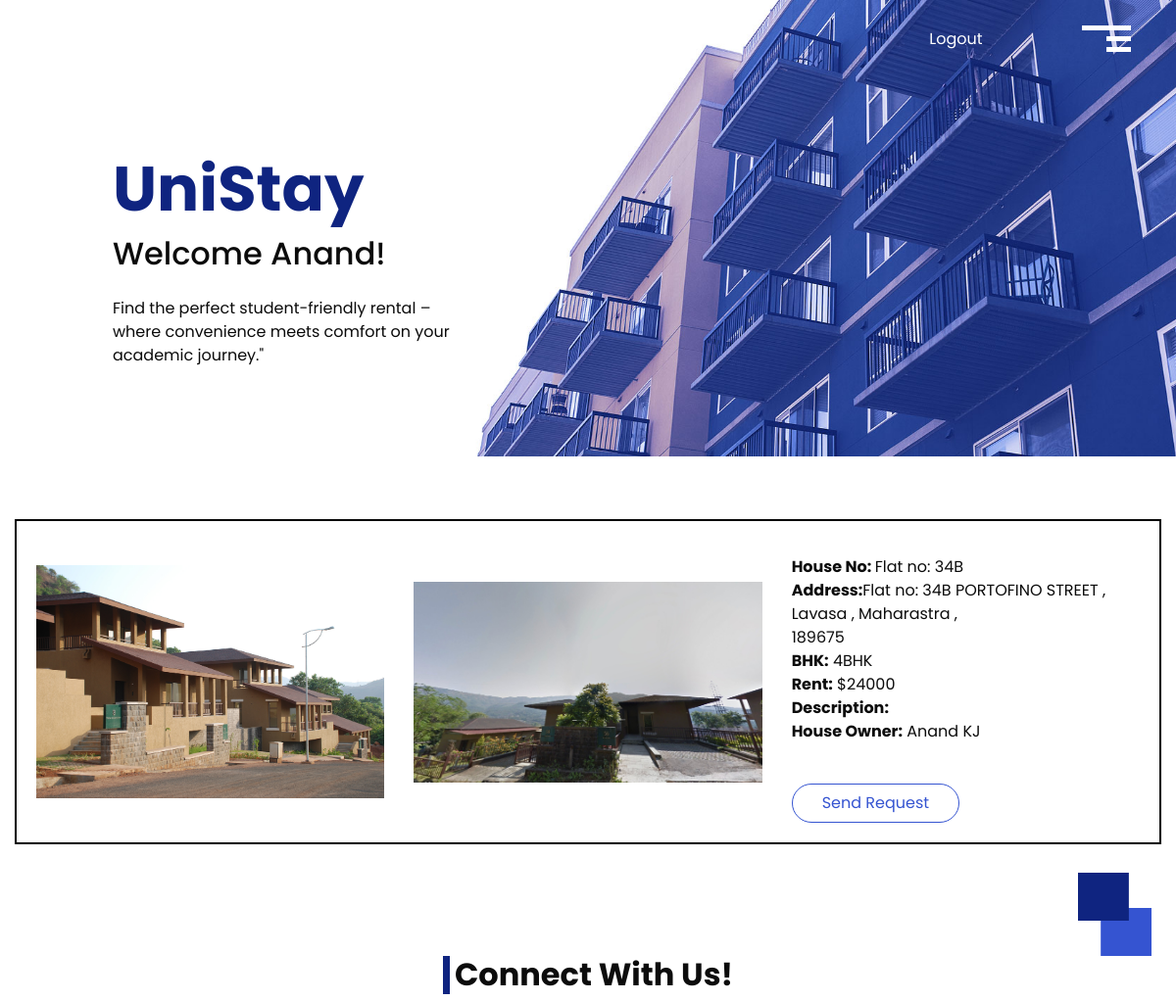
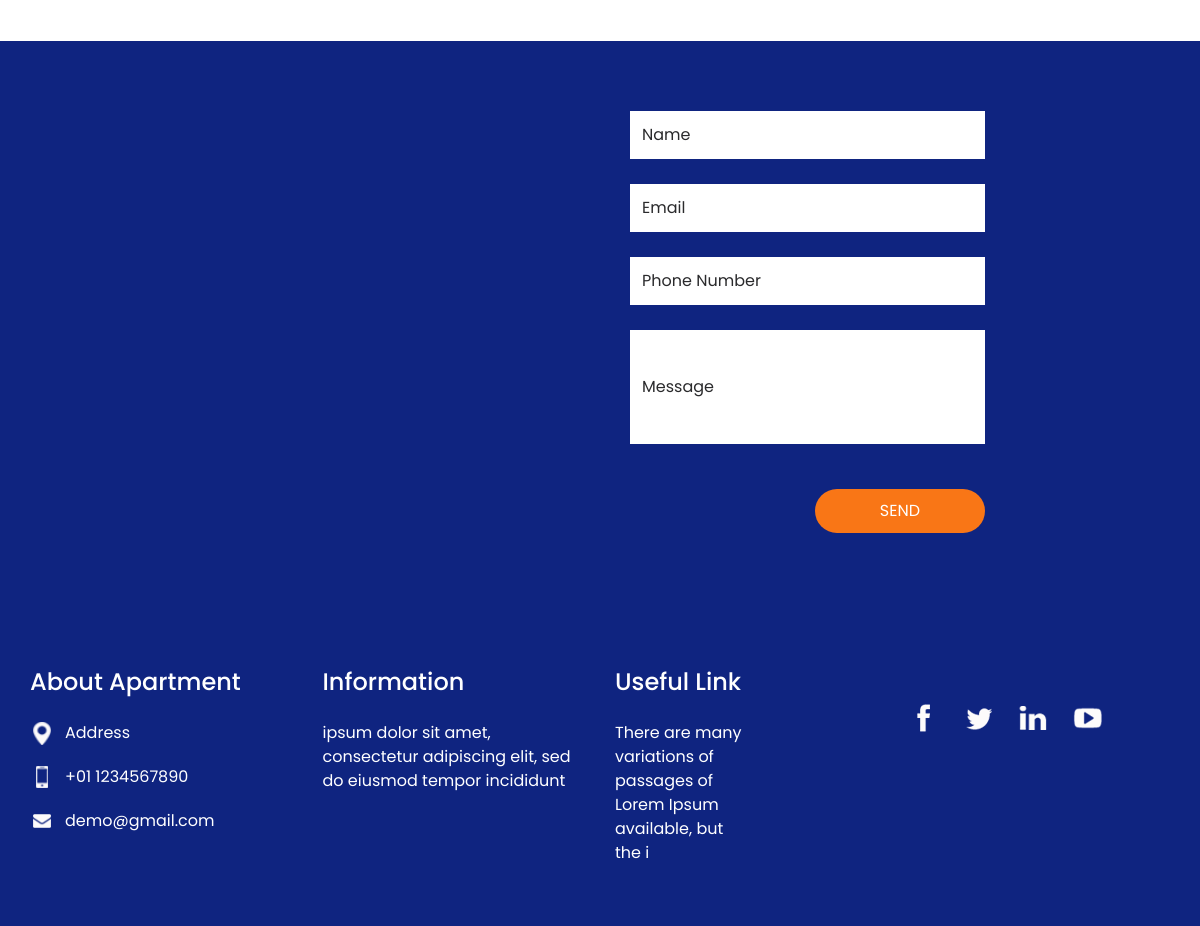
The page /redirect_page/2/3 (signed in) on the database its author committed (2 pictures, top to bottom).
### cadmin/models.py (models this page shows)
class House(models.Model):
    hs_owner = models.ForeignKey(User, on_delete=models.CASCADE, default=1)
    street = models.ForeignKey(Streets, on_delete=models.CASCADE)
    current_user = models.ForeignKey(User, on_delete=models.CASCADE, null=True, blank=True, related_name="current_user")
    hs_number = models.CharField(max_length=50, default="Not specified")
    hs_city = models.CharField(max_length=50, default="Lavasa")
    hs_state = models.CharField(max_length=50, default="Maharastra")
    hs_country = models.CharField(max_length=50, default="India")
    hs_pin = models.BigIntegerField(default="412112")
    hs_bhk = models.CharField(max_length=6, default="Not specified")
    hs_rent = models.BigIntegerField(default="0")
    hs_desc = models.TextField(default="Not specified")
    hs_image_1 = models.ImageField(upload_to="House_Images", null=True, blank=True)
    hs_image_2 = models.ImageField(upload_to="House_Images", null=True, blank=True)
    hs_status = models.BooleanField(default=True)

class Streets(models.Model):
    Street_name = models.CharField(max_length=100)
    Street_address = models.CharField(max_length=255)
    Street_status = models.BooleanField(default=True)
    Street_image = models.ImageField(upload_to="Streets")

### Users/views.py (the view)
# urls.py: path('redirect_page/<int:street_id>/<int:user_id>', views.redirect_page, name="redirect_page"),
def redirect_page(request, street_id, user_id):
    street = Streets.objects.get(id=street_id)
    house = House.objects.filter(street=street_id, hs_status=True)
    user_req = User_Req.objects.filter(student=user_id)
    return render(request, 'Users/main/redirect.html', {'house': house, 'street': street, 'user_req': user_req})

### templates/Users/main/redirect.html (shortened to what this page needs)
{% extends 'bases/userbase.html' %}
{% load static %}
{% block content %}
<section class="slider_section">
    <div class="container-fluid">
        <div class="row">
            <div class="col-md-4 offset-md-1">
                <div class="detail-box" id="head">
                    <h1>
                        <span> UniStay</span> <br>
                    </h1>
                    {% if user.is_authenticated %}
                    <h2>Welcome
                        {{ user.first_name}}! </h2>
                    {% else %}
                    <h4>CHRIST Lavasa <br>
                        Accomodation Management </h4>
                    {% endif %}
                    <p>
                        Find the perfect student-friendly rental – where convenience meets comfort on your academic
                        journey."
                    </p>
                </div>
            </div>
        </div>
    </div>
</section>
</div>
<section class="about_section layout_padding-bottom" style = "padding-top: 20px;">
    <div class="detail-box">
        <div class="heading_container" align="center" style = "color: #0c0d12; margin-top:1%">
        </div>
    <div class="square-box">
      <img src="{% static 'users/images/square.png' %}" alt="">
    </div>
    <div class="container" id="about" style = "border: 2px solid #000; padding: 20px; margin-top: 2%; margin-bottom: 2%;">
    {% if house %}
        {% for i in house %}
      <div class="row">
        <div class="col-md-4">
            <img src="{{ i.hs_image_1.url }}" alt="" style="height:100%; width:100%;">
        </div>
        <div class="col-md-4">
              <img src="{{ i.hs_image_2.url }}" alt="" style="height:100%; width:100%;">
          </div>
        <div class="col-md-4">
          <div class="detail-box">
            <p>
             <b>House No: </b>{{ i.hs_number }}<br>
             <b>Address:</b>{{ i.hs_number }} {{ i.street.Street_name }} , {{ i.hs_city }} , {{ i.hs_state }} , <br> {{ i.hs_pin }}<br>
             <b>BHK:</b> {{ i.hs_bhk }}<br>
             <b>Rent:</b> ${{ i.hs_rent }}<br>
                <b>Description:</b> {{ i.hs_desc|safe }}<br>
                 <b>House Owner:</b> {{ i.hs_owner.first_name }} {{ i.hs_owner.last_name }}<br>
            </p>
              {% if user_req %}
                  {% for i in user_req %}
              <a href="{% url 'delete_request' req_id=i.id %}" onclick="alert('Are you sure you want to cancel the request?')" class="">
                  Cancel your request
            </a>
                  {% endfor %}
              {% else %}
            <a href="{% url 'user_request' user_id=request.user.id h_id=i.id %}" onclick="alert('Are you sure you want to send a request?')" class="">
              Send Request
            </a>
              {% endif %}
          </div>
        </div>
      </div>
        {% endfor %}
    {% else %}
        <div class="container" id="about" style = "border: 2px solid #000; padding: 20px; margin-top: 2%; margin-bottom: 2%;">
            <center><h1>No house to display!</h1></center>
        </div>
    {% endif %}
    </div>
  </section>
{% endblock content %}

### static/users/css/style.css (style rules this page uses)
body { font-family: 'Poppins', sans-serif; color: #0c0c0c; background-color: #ffffff; }
.layout_padding-bottom { padding-bottom: 90px; }
.heading_container { display: -webkit-box; display: -ms-flexbox; display: flex; -webkit-box-orient: vertical; -webkit-box-direction: normal; -ms-flex-direction: column; flex-direction: column; }
a, a:hover, a:focus { text-decoration: none; }
.slider_section { padding: 75px 0; color: #0b0b0b; }
.slider_section .row { -webkit-box-align: center; -ms-flex-align: center; align-items: center; }
.slider_section .detail-box h1 { color: #3554d1; font-weight: bold; font-size: 4rem; }
.slider_section .detail-box h1 span { color: #0f2480; }
.slider_section .detail-box p { margin-top: 25px; }
.about_section { position: relative; padding-top: 75px; }
.about_section .row { -webkit-box-align: center; -ms-flex-align: center; align-items: center; }
.about_section .detail-box p { margin-top: 15px; }
.about_section .detail-box a { display: inline-block; padding: 7px 30px; background-color: transparent; color: #3554d1; -webkit-transition: all 0.3s; transition: all 0.3s; border: 1px solid #3554d1; border-radius: 25px; margin-top: 25px; }
.about_section .square-box { position: absolute; right: 25px; bottom: 0; width: 75px; }
.about_section .square-box img { width: 100%; }

### static/users/css/responsive.css (style rules this page uses)
@media (min-width: 1200px) { .container { max-width: 1170px; } }

### rows shown on the page
House: hs_image_1 (picture), hs_image_2 (picture), hs_number "Flat no: 34B", street.Street_name "PORTOFINO STREET", hs_city "Lavasa", hs_state "Maharastra", hs_pin "189675", hs_bhk "4BHK", hs_rent "24000", hs_owner.first_name "Anand", hs_owner.last_name "KJ"

### other values the page prints
{{ user.first_name }} "Anand"
